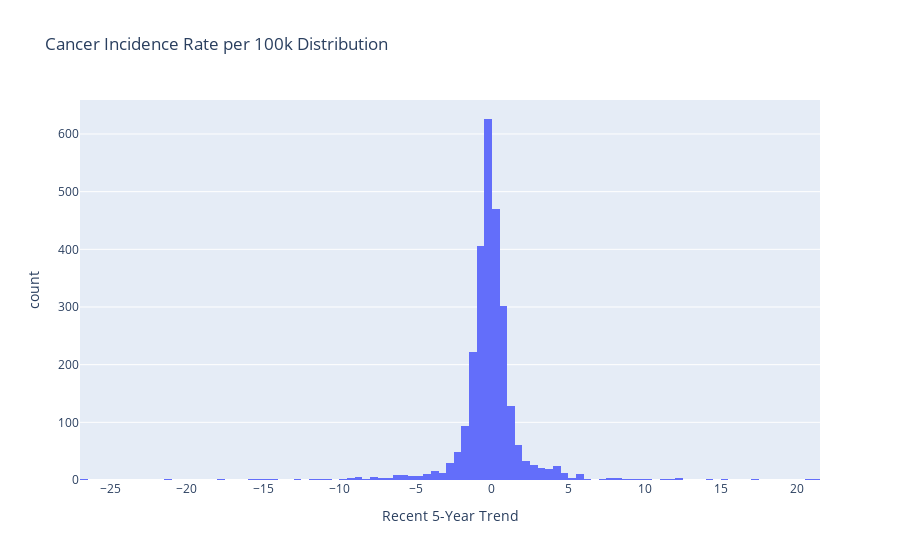

Notebook cell for this chart:
### Code cell
fig = px.histogram(
    cancer_df, 
    x='Recent 5-Year Trend', 
    nbins=100, 
    title='Cancer Incidence Rate per 100k Distribution'
)
fig.show()

### Figure 1 — Plotly figure (JSON) as saved in the notebook; plotly's stock layout.template omitted (floating-point values rounded to 4 significant figures; data arrays with more than 128 entries replaced by an {"elided": "..."} marker saying what was removed)
{"data": [{"alignmentgroup": "True", "bingroup": "x", "hovertemplate": "Recent 5-Year Trend=%{x}<br>count=%{y}<extra></extra>", "legendgroup": "", "marker": {"color": "#636efa", "pattern": {"shape": ""}}, "name": "", "nbinsx": 100, "offsetgroup": "", "orientation": "v", "showlegend": false, "type": "histogram", "x": {"elided": "2662 float values"}, "xaxis": "x", "yaxis": "y"}], "layout": {"barmode": "relative", "legend": {"tracegroupgap": 0}, "title": {"text": "Cancer Incidence Rate per 100k Distribution"}, "xaxis": {"anchor": "y", "domain": [0, 1], "title": {"text": "Recent 5-Year Trend"}}, "yaxis": {"anchor": "x", "domain": [0, 1], "title": {"text": "count"}}}}
